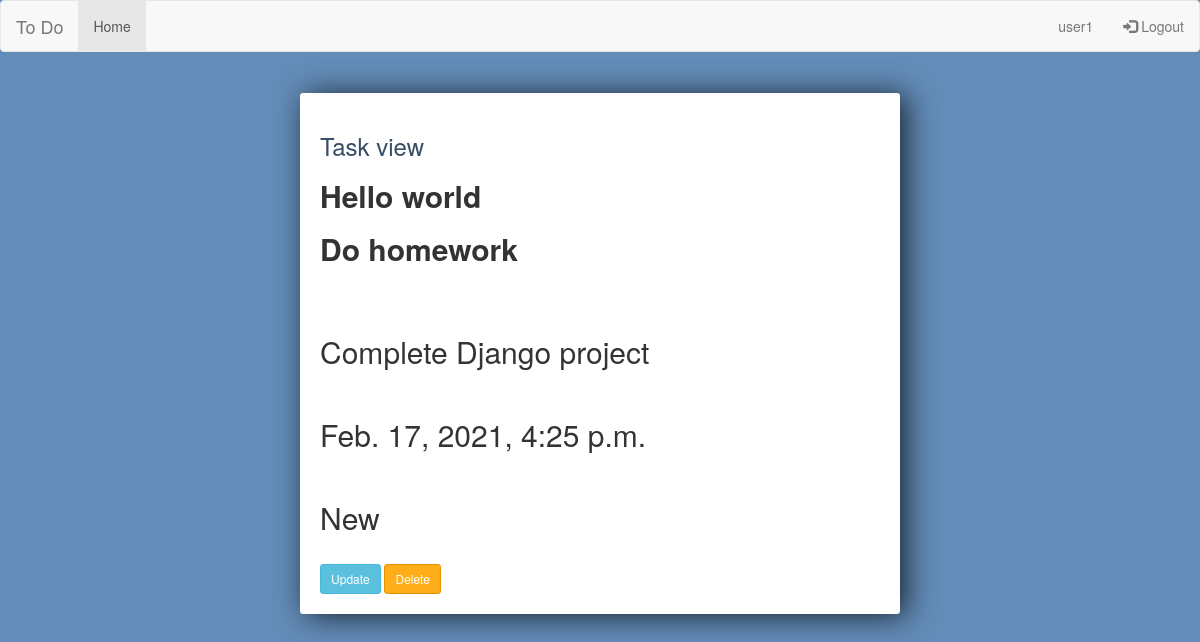
/taskview/3 (signed in), run on an earlier commit of the app's database.
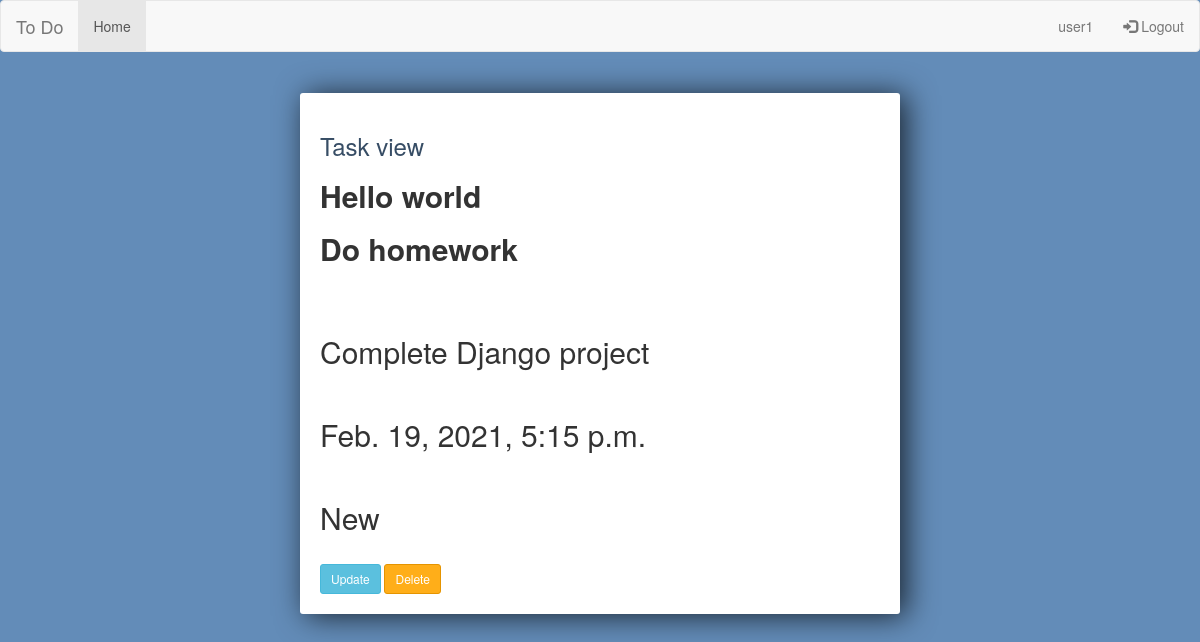
And on a later commit of the database.
### to_do/models.py (models this page shows, shortened)
class Task(models.Model):
    user = models.ForeignKey(User, on_delete=models.CASCADE)
    name = models.CharField(max_length=50)
    description = models.TextField(default='Write description here.')
    date = models.DateTimeField(auto_now=True)
    status = models.IntegerField(choices=STATUS_CHOICES, default=0)

### to_do/views.py (the view)
# urls.py: path('taskview/<int:pk>', views.TaskView.as_view(), name='TaskView'),
class TaskView(LoginRequiredMixin, DetailView):
    model = Task
    template_name = "to_do/task_view.html"
    def get_context_data(self, **kwargs):
        context = super().get_context_data(**kwargs)
        context['data'] = "Hello world"
        return context

### to_do/templates/to_do/task_view.html
{% extends "to_do/base.html" %}
{% block content %}
<div class="todo-list">
	<h3>Task view</h3>
		<h2><strong>{{ data }}</strong></h2>
		<h2><strong>{{ task.name }}</strong></h2>
		<br>
		<br>
		<h2>{{ task.description }}</h2>
		<br>
		<h2>{{ task.date }}</h2>
		<br>
		<h2>{{ task.get_status_display }}</h2>
		<br>
	<a class="btn btn-sm btn-info" href="{% url 'TaskUpdate' task.id %}">Update</a>
		<a class="btn btn-sm btn-danger" href="{% url 'TaskDelete' task.id %}">Delete</a>
</div>
{% endblock content%}

What changed in the data, as far as the page shows it:
changed Task "Do homework": date "Feb. 17, 2021, 4:25 p.m." → "Feb. 19, 2021, 5:15 p.m."
